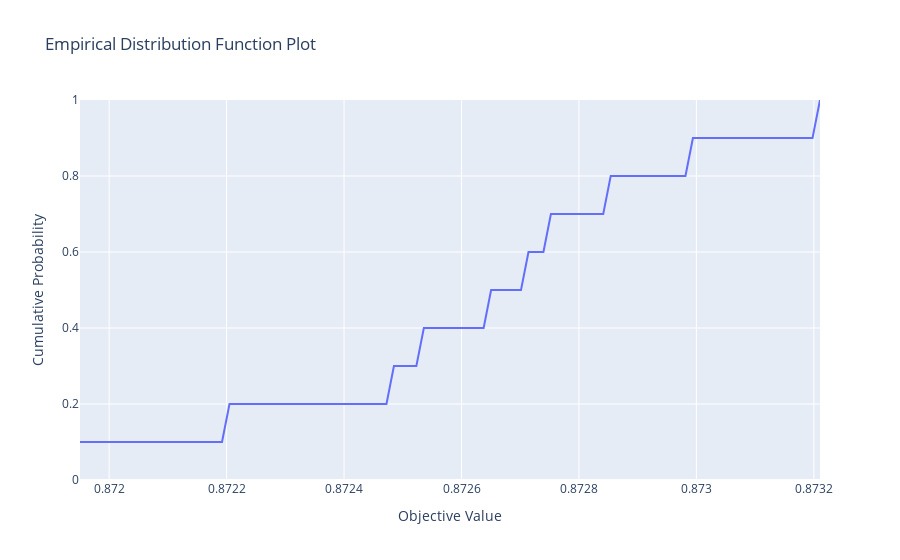

Source (notebook cell):
### Code cell
optuna.visualization.plot_edf(study)
